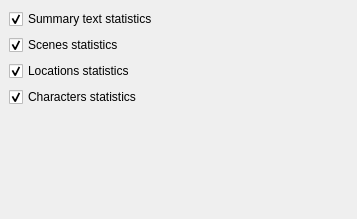
<?xml version="1.0" encoding="UTF-8"?>
<ui version="4.0">
 <class>StatisticsSettings</class>
 <widget class="QStackedWidget" name="StatisticsSettings">
  <property name="geometry">
   <rect>
    <x>0</x>
    <y>0</y>
    <width>357</width>
    <height>219</height>
   </rect>
  </property>
  <property name="windowTitle">
   <string>StackedWidget</string>
  </property>
  <property name="currentIndex">
   <number>1</number>
  </property>
  <widget class="QWidget" name="page_0"/>
  <widget class="QWidget" name="page_1">
   <layout class="QFormLayout" name="formLayout">
    <item row="0" column="0">
     <widget class="QCheckBox" name="summaryText">
      <property name="text">
       <string>Summary text statistics</string>
      </property>
      <property name="checked">
       <bool>true</bool>
      </property>
     </widget>
    </item>
    <item row="1" column="0">
     <widget class="QCheckBox" name="summaryScenes">
      <property name="text">
       <string>Scenes statistics</string>
      </property>
      <property name="checked">
       <bool>true</bool>
      </property>
     </widget>
    </item>
    <item row="2" column="0">
     <widget class="QCheckBox" name="summaryLocations">
      <property name="text">
       <string>Locations statistics</string>
      </property>
      <property name="checked">
       <bool>true</bool>
      </property>
     </widget>
    </item>
    <item row="3" column="0">
     <widget class="QCheckBox" name="summaryCharacters">
      <property name="text">
       <string>Characters statistics</string>
      </property>
      <property name="checked">
       <bool>true</bool>
      </property>
     </widget>
    </item>
   </layout>
  </widget>
  <widget class="QWidget" name="page_2">
   <layout class="QFormLayout" name="formLayout_2">
    <item row="1" column="0">
     <widget class="QLabel" name="label">
      <property name="text">
       <string>Sort scenes</string>
      </property>
     </widget>
    </item>
    <item row="1" column="1">
     <widget class="QComboBox" name="sceneSortBy">
      <property name="sizeAdjustPolicy">
       <enum>QComboBox::AdjustToContents</enum>
      </property>
      <item>
       <property name="text">
        <string>by script order</string>
       </property>
      </item>
      <item>
       <property name="text">
        <string>by alphabetical order</string>
       </property>
      </item>
      <item>
       <property name="text">
        <string>from longest to shortest scene</string>
       </property>
      </item>
      <item>
       <property name="text">
        <string>from shortest to longest scene</string>
       </property>
      </item>
      <item>
       <property name="text">
        <string>from massive to unmanned scene</string>
       </property>
      </item>
      <item>
       <property name="text">
        <string>from unmanned to massive scene</string>
       </property>
      </item>
     </widget>
    </item>
    <item row="0" column="0" colspan="2">
     <widget class="QCheckBox" name="sceneShowCharacters">
      <property name="text">
       <string>Show characters</string>
      </property>
      <property name="checked">
       <bool>true</bool>
      </property>
     </widget>
    </item>
   </layout>
  </widget>
  <widget class="QWidget" name="page_3">
   <layout class="QFormLayout" name="formLayout_3">
    <item row="0" column="0" colspan="2">
     <widget class="QCheckBox" name="locationExtendedView">
      <property name="text">
       <string>Extended view</string>
      </property>
      <property name="checked">
       <bool>true</bool>
      </property>
     </widget>
    </item>
    <item row="1" column="0">
     <widget class="QLabel" name="label_2">
      <property name="text">
       <string>Sort locations</string>
      </property>
     </widget>
    </item>
    <item row="1" column="1">
     <widget class="QComboBox" name="locationSortBy">
      <property name="sizeAdjustPolicy">
       <enum>QComboBox::AdjustToContents</enum>
      </property>
      <item>
       <property name="text">
        <string>by script order</string>
       </property>
      </item>
      <item>
       <property name="text">
        <string>by alphabetical order</string>
       </property>
      </item>
      <item>
       <property name="text">
        <string>from most to least occurences</string>
       </property>
      </item>
      <item>
       <property name="text">
        <string>from least to most occurences</string>
       </property>
      </item>
      <item>
       <property name="text">
        <string>from longest to shortest chron</string>
       </property>
      </item>
      <item>
       <property name="text">
        <string>from shortest to longest chron</string>
       </property>
      </item>
     </widget>
    </item>
   </layout>
  </widget>
  <widget class="QWidget" name="page_5">
   <layout class="QFormLayout" name="formLayout_4">
    <item row="0" column="0" colspan="2">
     <widget class="QCheckBox" name="castShowSpeakingAndNonspeakingScenes">
      <property name="text">
       <string>Show speaking and non-speaking scenes count</string>
      </property>
      <property name="checked">
       <bool>true</bool>
      </property>
     </widget>
    </item>
    <item row="1" column="0">
     <widget class="QLabel" name="label_4">
      <property name="text">
       <string>Sort characters</string>
      </property>
     </widget>
    </item>
    <item row="1" column="1">
     <widget class="QComboBox" name="castSortBy">
      <property name="sizeAdjustPolicy">
       <enum>QComboBox::AdjustToContents</enum>
      </property>
      <item>
       <property name="text">
        <string>by script order</string>
       </property>
      </item>
      <item>
       <property name="text">
        <string>by alphabetical order</string>
       </property>
      </item>
      <item>
       <property name="text">
        <string>from most to least scenes</string>
       </property>
      </item>
      <item>
       <property name="text">
        <string>from least to most scenes</string>
       </property>
      </item>
      <item>
       <property name="text">
        <string>from most to least dialogues</string>
       </property>
      </item>
      <item>
       <property name="text">
        <string>from least to most dialogues</string>
       </property>
      </item>
     </widget>
    </item>
   </layout>
  </widget>
  <widget class="QWidget" name="page_4">
   <layout class="QFormLayout" name="formLayout_5">
    <item row="0" column="0">
     <widget class="QLabel" name="label_3">
      <property name="text">
       <string>Character:</string>
      </property>
     </widget>
    </item>
    <item row="1" column="0" colspan="2">
     <widget class="QListView" name="characterName">
      <property name="alternatingRowColors">
       <bool>true</bool>
      </property>
      <property name="selectionMode">
       <enum>QAbstractItemView::SingleSelection</enum>
      </property>
      <property name="verticalScrollMode">
       <enum>QAbstractItemView::ScrollPerItem</enum>
      </property>
      <property name="horizontalScrollMode">
       <enum>QAbstractItemView::ScrollPerPixel</enum>
      </property>
     </widget>
    </item>
   </layout>
  </widget>
 </widget>
 <resources/>
 <connections/>
</ui>
